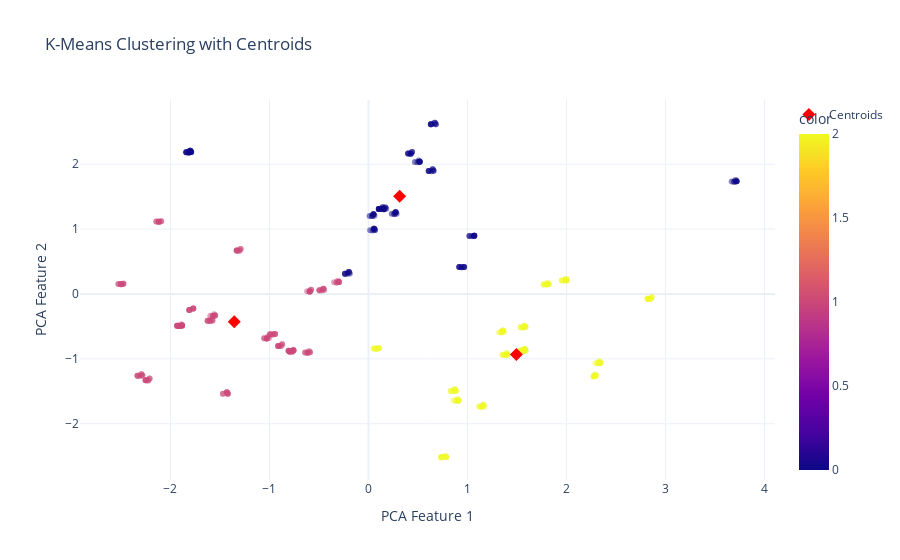

The code cell stored with this chart in its notebook:
### Code cell
# Image will be displayed in the readme file as well
import plotly.express as px

# Scatter plot of data points
fig = px.scatter(x=pca_features[:, 0], y=pca_features[:, 1], color=cluster_labels, opacity=0.5, labels={'x': 'PCA Feature 1', 'y': 'PCA Feature 2'}, title='K-Means Clustering with Centroids', template='plotly_white')

# Scatter plot of centroids
fig.add_scatter(x=kmeans.cluster_centers_[:, 0], y=kmeans.cluster_centers_[:, 1], mode='markers', marker=dict(symbol='diamond', size=10, color='red'), name='Centroids')

fig.show()

### Figure 1 — Plotly figure (JSON) as saved in the notebook; plotly's stock layout.template omitted (floating-point values rounded to 4 significant figures; data arrays with more than 128 entries replaced by an {"elided": "..."} marker saying what was removed)
{"data": [{"hovertemplate": "PCA Feature 1=%{x}<br>PCA Feature 2=%{y}<br>color=%{marker.color}<extra></extra>", "legendgroup": "", "marker": {"color": {"elided": "400 int values"}, "coloraxis": "coloraxis", "opacity": 0.5, "symbol": "circle"}, "mode": "markers", "name": "", "orientation": "v", "showlegend": false, "type": "scatter", "x": {"elided": "400 float values"}, "xaxis": "x", "y": {"elided": "400 float values"}, "yaxis": "y"}, {"marker": {"color": "red", "size": 10, "symbol": "diamond"}, "mode": "markers", "name": "Centroids", "type": "scatter", "x": [0.3143, -1.356, 1.494], "y": [1.505, -0.4291, -0.9325]}], "layout": {"coloraxis": {"colorbar": {"title": {"text": "color"}}, "colorscale": [[0, "#0d0887"], [0.1111, "#46039f"], [0.2222, "#7201a8"], [0.3333, "#9c179e"], [0.4444, "#bd3786"], [0.5556, "#d8576b"], [0.6667, "#ed7953"], [0.7778, "#fb9f3a"], [0.8889, "#fdca26"], [1, "#f0f921"]]}, "legend": {"tracegroupgap": 0}, "title": {"text": "K-Means Clustering with Centroids"}, "xaxis": {"anchor": "y", "domain": [0, 1], "title": {"text": "PCA Feature 1"}}, "yaxis": {"anchor": "x", "domain": [0, 1], "title": {"text": "PCA Feature 2"}}}}
